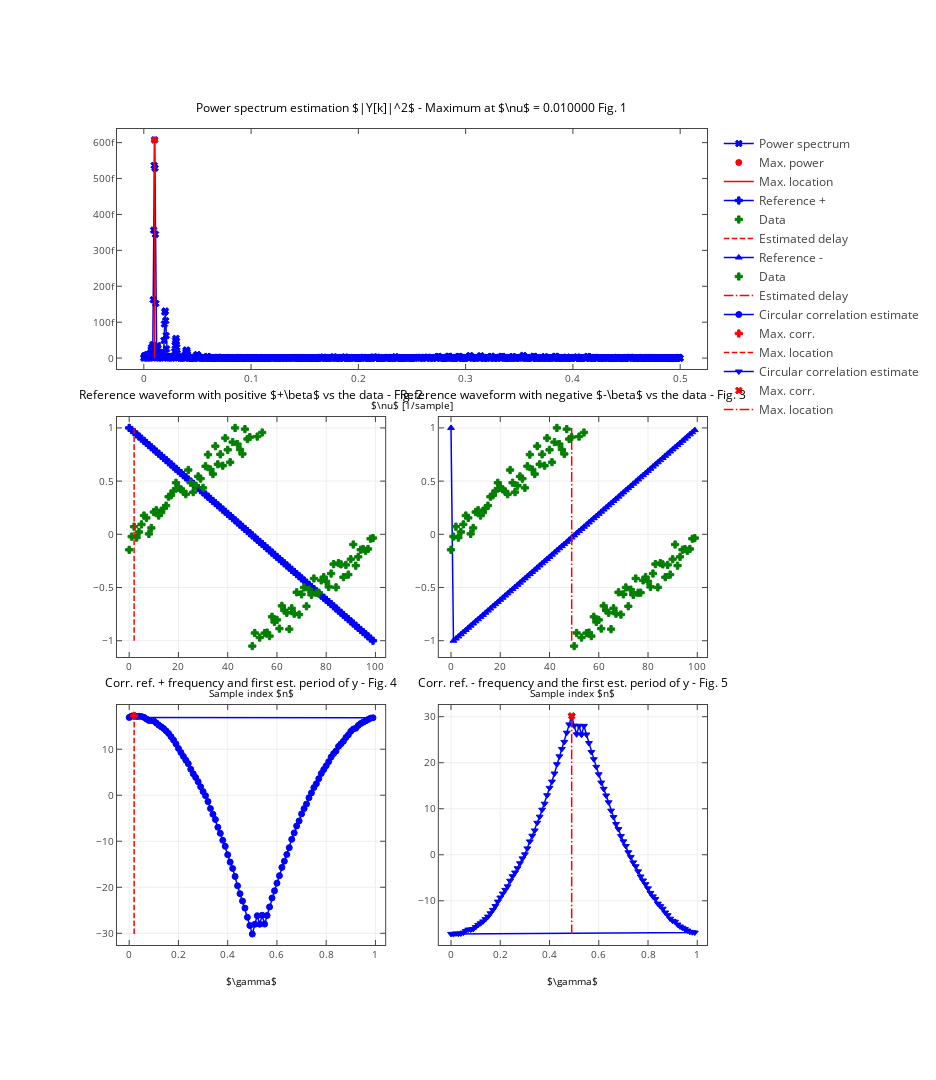

Notebook code cell kept with this figure:
### Markdown cell above
### Example of use of the PCP on standard parameters
<a id="example_1"></a>
[Back to index](#index)

### Code cell
def example_PCP( ):
    
    # Set standard parameters
    alpha = 3e-6; beta = -.01; gamma = 0.5; psi = -1e-8

    # Set noise levels
    SNR_out = 30; SNR_in = 30

    # Set sample size
    nrof_samples = 500

    # Get noise stds as a function of the inner and outer SNRs
    w_std = np.abs( psi ) * 10**( - SNR_out / 20 )
    v_std = 10**( - SNR_in / 20 )


    # Generate signal
    y = generate_signal( nrof_samples = nrof_samples, beta = beta, psi = psi, gamma = gamma, alpha = alpha, 
                         w_std = w_std, v_std = v_std )

    # Estimate standard parameters using PCP
    PCP_alpha, PCP_beta, PCP_gamma, PCP_time = PCP( y, psi = psi, plots = True, return_time = True )

    # Show the plots before any tables
    if interactive:
        mpl_to_pltly( plt.gcf( ) )
    else:
        plt.show( )

    # Print true and estimated values for standard parameters, along with the errors
    print( tabulate( [ [ "True", str( alpha ), str( beta ), str( gamma ) ], 
                       [ "PCP", str( PCP_alpha ), str( PCP_beta ), str( PCP_gamma ) ],
                       [ "---------", "---------", "---------", "---------"],
                       [ "PCP error", str( np.abs( PCP_alpha - alpha ) ), 
                                      str( np.abs( PCP_beta  - beta  ) ),
                                      str( np.abs( PCP_gamma - gamma ) )]], 
                    headers = [ 'alpha', 'beta', 'gamma' ] ) )
    print( "\n\tTab. 1: Performance on standard parameters" )

    # Print time taken by PCP
    print( "\n" )
    print( tabulate( [[ "PCP", "%f"%( PCP_time ) ]], headers = ["Time [s]"] ) )
    print( "\n\tTab. 2: Execution time")

if run_examples:
    example_PCP( )

### Figure 1 — Plotly figure (JSON) as saved in the notebook; plotly's stock layout.template omitted (floating-point values rounded to 4 significant figures; data arrays with more than 128 entries replaced by an {"elided": "..."} marker saying what was removed)
{"data": [{"line": {"color": "rgba (0, 0, 255, 1)", "dash": "solid", "width": 1.5}, "marker": {"color": "#0000FF", "line": {"color": "#0000FF", "width": 1}, "opacity": 1, "size": 6, "symbol": "x"}, "mode": "lines+markers", "name": "Power spectrum", "type": "scatter", "uid": "d441e3ca-489b-4151-aee4-7154a353ee77", "x": {"elided": "1251 float values"}, "xaxis": "x", "y": {"elided": "1251 float values"}, "yaxis": "y"}, {"marker": {"color": "#FF0000", "line": {"color": "#FF0000", "width": 1}, "opacity": 1, "size": 6, "symbol": "circle"}, "mode": "markers", "name": "Max. power", "type": "scatter", "uid": "2e3e6dc8-b3d8-44e4-aa31-37163f1e42ab", "x": [0.01], "xaxis": "x", "y": [6.076e-13], "yaxis": "y"}, {"line": {"color": "rgba (255, 0, 0, 1)", "dash": "solid", "width": 1.5}, "mode": "lines", "name": "Max. location", "type": "scatter", "uid": "70069b1b-f6e3-4bb7-86b3-56a950b69b79", "x": [0.01, 0.01], "xaxis": "x", "y": [3.221e-39, 6.076e-13], "yaxis": "y"}, {"line": {"color": "rgba (0, 0, 255, 1)", "dash": "solid", "width": 1.5}, "marker": {"color": "#0000FF", "line": {"color": "#0000FF", "width": 1}, "opacity": 1, "size": 6, "symbol": "cross"}, "mode": "lines+markers", "name": "Reference +", "type": "scatter", "uid": "c6ebd9dd-32dd-44f5-bf73-461fcbef4db5", "x": [0, 1, 2, 3, 4, 5, 6, 7, 8, 9, 10, 11, 12, 13, 14, 15, 16, 17, 18, 19, 20, 21, 22, 23, 24, 25, 26, 27, 28, 29, 30, 31, 32, 33, 34, 35, 36, 37, 38, 39, 40, 41, 42, 43, 44, 45, 46, 47, 48, 49, 50, 51, 52, 53, 54, 55, 56, 57, 58, 59, 60, 61, 62, 63, 64, 65, 66, 67, 68, 69, 70, 71, 72, 73, 74, 75, 76, 77, 78, 79, 80, 81, 82, 83, 84, 85, 86, 87, 88, 89, 90, 91, 92, 93, 94, 95, 96, 97, 98, 99], "xaxis": "x2", "y": [1, 0.9798, 0.9596, 0.9394, 0.9192, 0.899, 0.8788, 0.8586, 0.8384, 0.8182, 0.798, 0.7778, 0.7576, 0.7374, 0.7172, 0.697, 0.6768, 0.6566, 0.6364, 0.6162, 0.596, 0.5758, 0.5556, 0.5354, 0.5152, 0.4949, 0.4747, 0.4545, 0.4343, 0.4141, 0.3939, 0.3737, 0.3535, 0.3333, 0.3131, 0.2929, 0.2727, 0.2525, 0.2323, 0.2121, 0.1919, 0.1717, 0.1515, 0.1313, 0.1111, 0.09091, 0.07071, 0.05051, 0.0303, 0.0101, -0.0101, -0.0303, -0.05051, -0.07071, -0.09091, -0.1111, -0.1313, -0.1515, -0.1717, -0.1919, -0.2121, -0.2323, -0.2525, -0.2727, -0.2929, -0.3131, -0.3333, -0.3535, -0.3737, -0.3939, -0.4141, -0.4343, -0.4545, -0.4747, -0.4949, -0.5152, -0.5354, -0.5556, -0.5758, -0.596, -0.6162, -0.6364, -0.6566, -0.6768, -0.697, -0.7172, -0.7374, -0.7576, -0.7778, -0.798, -0.8182, -0.8384, -0.8586, -0.8788, -0.899, -0.9192, -0.9394, -0.9596, -0.9798, -1.0], "yaxis": "y2"}, {"marker": {"color": "#007F00", "line": {"color": "#007F00", "width": 1}, "opacity": 1, "size": 6, "symbol": "cross"}, "mode": "markers", "name": "Data", "type": "scatter", "uid": "001925b9-cc37-47ca-bcfc-9e2d89c14bee", "x": [0, 1, 2, 3, 4, 5, 6, 7, 8, 9, 10, 11, 12, 13, 14, 15, 16, 17, 18, 19, 20, 21, 22, 23, 24, 25, 26, 27, 28, 29, 30, 31, 32, 33, 34, 35, 36, 37, 38, 39, 40, 41, 42, 43, 44, 45, 46, 47, 48, 49, 50, 51, 52, 53, 54, 55, 56, 57, 58, 59, 60, 61, 62, 63, 64, 65, 66, 67, 68, 69, 70, 71, 72, 73, 74, 75, 76, 77, 78, 79, 80, 81, 82, 83, 84, 85, 86, 87, 88, 89, 90, 91, 92, 93, 94, 95, 96, 97, 98, 99], "xaxis": "x2", "y": [-0.1457, -0.02148, 0.07186, -0.0312, 0.02162, 0.09344, 0.1766, 0.1541, 0.00415, 0.05992, 0.2094, 0.2266, 0.1762, 0.2044, 0.2443, 0.2699, 0.3535, 0.3666, 0.407, 0.4844, 0.4376, 0.4228, 0.4031, 0.3771, 0.6042, 0.4849, 0.3964, 0.4565, 0.544, 0.5232, 0.4365, 0.6399, 0.7489, 0.6093, 0.5664, 0.8285, 0.6584, 0.7517, 0.6447, 0.9043, 0.7941, 0.6778, 0.8666, 1, 0.8474, 0.7971, 0.7553, 0.9887, 0.8952, 0.9134, -1.051, -0.9271, 0.9186, -0.9704, 0.9569, -0.9284, -0.9236, -0.9567, -0.7749, -0.8236, -0.8045, -0.8861, -0.6726, -0.7159, -0.7378, -0.8912, -0.6957, -0.746, -0.5448, -0.7543, -0.5638, -0.4993, -0.676, -0.5201, -0.5688, -0.4151, -0.5494, -0.5484, -0.433, -0.4024, -0.4429, -0.4942, -0.3686, -0.2799, -0.4986, -0.2706, -0.2823, -0.403, -0.2874, -0.3785, -0.2337, -0.09571, -0.2947, -0.2118, -0.1449, -0.1383, -0.1548, -0.1378, -0.04162, -0.03521], "yaxis": "y2"}, {"line": {"color": "rgba (255, 0, 0, 1)", "dash": "5.550000000000001px,2.4000000000000004px", "width": 1.5}, "mode": "lines", "name": "Estimated delay", "type": "scatter", "uid": "a253a1fe-fc37-4bd1-b8d2-bf7c79a445e3", "x": [2.0, 2.0], "xaxis": "x2", "y": [-1.0, 1], "yaxis": "y2"}, {"line": {"color": "rgba (0, 0, 255, 1)", "dash": "solid", "width": 1.5}, "marker": {"color": "#0000FF", "line": {"color": "#0000FF", "width": 1}, "opacity": 1, "size": 6, "symbol": "triangle-up"}, "mode": "lines+markers", "name": "Reference -", "type": "scatter", "uid": "e5e674e4-1c46-4585-8fde-f722af13e042", "x": [0, 1, 2, 3, 4, 5, 6, 7, 8, 9, 10, 11, 12, 13, 14, 15, 16, 17, 18, 19, 20, 21, 22, 23, 24, 25, 26, 27, 28, 29, 30, 31, 32, 33, 34, 35, 36, 37, 38, 39, 40, 41, 42, 43, 44, 45, 46, 47, 48, 49, 50, 51, 52, 53, 54, 55, 56, 57, 58, 59, 60, 61, 62, 63, 64, 65, 66, 67, 68, 69, 70, 71, 72, 73, 74, 75, 76, 77, 78, 79, 80, 81, 82, 83, 84, 85, 86, 87, 88, 89, 90, 91, 92, 93, 94, 95, 96, 97, 98, 99], "xaxis": "x3", "y": [1, -1, -0.9798, -0.9596, -0.9394, -0.9192, -0.899, -0.8788, -0.8586, -0.8384, -0.8182, -0.798, -0.7778, -0.7576, -0.7374, -0.7172, -0.697, -0.6768, -0.6566, -0.6364, -0.6162, -0.596, -0.5758, -0.5556, -0.5354, -0.5152, -0.4949, -0.4747, -0.4545, -0.4343, -0.4141, -0.3939, -0.3737, -0.3535, -0.3333, -0.3131, -0.2929, -0.2727, -0.2525, -0.2323, -0.2121, -0.1919, -0.1717, -0.1515, -0.1313, -0.1111, -0.09091, -0.07071, -0.05051, -0.0303, -0.0101, 0.0101, 0.0303, 0.05051, 0.07071, 0.09091, 0.1111, 0.1313, 0.1515, 0.1717, 0.1919, 0.2121, 0.2323, 0.2525, 0.2727, 0.2929, 0.3131, 0.3333, 0.3535, 0.3737, 0.3939, 0.4141, 0.4343, 0.4545, 0.4747, 0.4949, 0.5152, 0.5354, 0.5556, 0.5758, 0.596, 0.6162, 0.6364, 0.6566, 0.6768, 0.697, 0.7172, 0.7374, 0.7576, 0.7778, 0.798, 0.8182, 0.8384, 0.8586, 0.8788, 0.899, 0.9192, 0.9394, 0.9596, 0.9798], "yaxis": "y3"}, {"marker": {"color": "#007F00", "line": {"color": "#007F00", "width": 1}, "opacity": 1, "size": 6, "symbol": "cross"}, "mode": "markers", "name": "Data", "type": "scatter", "uid": "5f74d6f7-fde3-4a1e-b9bf-3d03a28b6b71", "x": [0, 1, 2, 3, 4, 5, 6, 7, 8, 9, 10, 11, 12, 13, 14, 15, 16, 17, 18, 19, 20, 21, 22, 23, 24, 25, 26, 27, 28, 29, 30, 31, 32, 33, 34, 35, 36, 37, 38, 39, 40, 41, 42, 43, 44, 45, 46, 47, 48, 49, 50, 51, 52, 53, 54, 55, 56, 57, 58, 59, 60, 61, 62, 63, 64, 65, 66, 67, 68, 69, 70, 71, 72, 73, 74, 75, 76, 77, 78, 79, 80, 81, 82, 83, 84, 85, 86, 87, 88, 89, 90, 91, 92, 93, 94, 95, 96, 97, 98, 99], "xaxis": "x3", "y": [-0.1457, -0.02148, 0.07186, -0.0312, 0.02162, 0.09344, 0.1766, 0.1541, 0.00415, 0.05992, 0.2094, 0.2266, 0.1762, 0.2044, 0.2443, 0.2699, 0.3535, 0.3666, 0.407, 0.4844, 0.4376, 0.4228, 0.4031, 0.3771, 0.6042, 0.4849, 0.3964, 0.4565, 0.544, 0.5232, 0.4365, 0.6399, 0.7489, 0.6093, 0.5664, 0.8285, 0.6584, 0.7517, 0.6447, 0.9043, 0.7941, 0.6778, 0.8666, 1, 0.8474, 0.7971, 0.7553, 0.9887, 0.8952, 0.9134, -1.051, -0.9271, 0.9186, -0.9704, 0.9569, -0.9284, -0.9236, -0.9567, -0.7749, -0.8236, -0.8045, -0.8861, -0.6726, -0.7159, -0.7378, -0.8912, -0.6957, -0.746, -0.5448, -0.7543, -0.5638, -0.4993, -0.676, -0.5201, -0.5688, -0.4151, -0.5494, -0.5484, -0.433, -0.4024, -0.4429, -0.4942, -0.3686, -0.2799, -0.4986, -0.2706, -0.2823, -0.403, -0.2874, -0.3785, -0.2337, -0.09571, -0.2947, -0.2118, -0.1449, -0.1383, -0.1548, -0.1378, -0.04162, -0.03521], "yaxis": "y3"}, {"line": {"color": "rgba (255, 0, 0, 1)", "dash": "9.600000000000001px,2.4000000000000004px,1.5px,2.4000000000000004px", "width": 1.5}, "mode": "lines", "name": "Estimated delay", "type": "scatter", "uid": "61290066-d234-441c-9760-a6d2cdd7d4a8", "x": [49, 49], "xaxis": "x3", "y": [-1, 1], "yaxis": "y3"}, {"line": {"color": "rgba (0, 0, 255, 1)", "dash": "solid", "width": 1.5}, "marker": {"color": "#0000FF", "line": {"color": "#0000FF", "width": 1}, "opacity": 1, "size": 6, "symbol": "circle"}, "mode": "lines+markers", "name": "Circular correlation estimate", "type": "scatter", "uid": "3678dcd9-3313-4d30-b615-bb5123775ff5", "x": [0, 0.99, 0.98, 0.97, 0.96, 0.95, 0.94, 0.93, 0.92, 0.91, 0.9, 0.89, 0.88, 0.87, 0.86, 0.85, 0.84, 0.83, 0.82, 0.81, 0.8, 0.79, 0.78, 0.77, 0.76, 0.75, 0.74, 0.73, 0.72, 0.71, 0.7, 0.69, 0.68, 0.67, 0.66, 0.65, 0.64, 0.63, 0.62, 0.61, 0.6, 0.59, 0.58, 0.57, 0.56, 0.55, 0.54, 0.53, 0.52, 0.51, 0.5, 0.49, 0.48, 0.47, 0.46, 0.45, 0.44, 0.43, 0.42, 0.41, 0.4, 0.39, 0.38, 0.37, 0.36, 0.35, 0.34, 0.33, 0.32, 0.31, 0.3, 0.29, 0.28, 0.27, 0.26, 0.25, 0.24, 0.23, 0.22, 0.21, 0.2, 0.19, 0.18, 0.17, 0.16, 0.15, 0.14, 0.13, 0.12, 0.11, 0.1, 0.09, 0.08, 0.07, 0.06, 0.05, 0.04, 0.03, 0.02, 0.01], "xaxis": "x4", "y": [16.9, 16.83, 16.74, 16.47, 16.15, 15.87, 15.58, 15.15, 14.56, 14.36, 13.89, 13.13, 12.55, 11.73, 11.16, 10.62, 9.608, 9.043, 8.298, 7.3, 6.405, 5.592, 4.717, 3.609, 2.5, 1.661, 0.5119, -0.5389, -1.904, -2.913, -4.052, -5.576, -6.676, -8.184, -9.589, -11.39, -12.88, -14.33, -15.68, -17.47, -19.1, -20.76, -22.33, -24.26, -26.13, -28.0, -26.07, -28.03, -26.18, -28.05, -30.17, -28.33, -26.52, -24.52, -22.99, -21.38, -19.67, -17.65, -15.9, -14.53, -12.93, -11.1, -9.798, -8.279, -6.949, -5.275, -4.131, -2.9, -1.387, -0.09429, 0.7875, 1.845, 2.943, 3.866, 4.667, 5.646, 6.867, 7.629, 8.443, 9.297, 10.18, 11.16, 11.98, 12.72, 13.44, 13.98, 14.48, 14.89, 15.24, 15.7, 16.12, 16.25, 16.25, 16.57, 16.92, 17.11, 17.15, 17.09, 17.24, 17.19], "yaxis": "y4"}, {"marker": {"color": "#FF0000", "line": {"color": "#FF0000", "width": 1}, "opacity": 1, "size": 6, "symbol": "cross"}, "mode": "markers", "name": "Max. corr.", "type": "scatter", "uid": "d8e737b8-0a7f-4267-9004-ac8b42742596", "x": [0.02], "xaxis": "x4", "y": [17.24], "yaxis": "y4"}, {"line": {"color": "rgba (255, 0, 0, 1)", "dash": "5.550000000000001px,2.4000000000000004px", "width": 1.5}, "mode": "lines", "name": "Max. location", "type": "scatter", "uid": "4fcfe594-6156-43ec-b8c9-3fedc02df4a6", "x": [0.02, 0.02], "xaxis": "x4", "y": [-30.17, 17.24], "yaxis": "y4"}, {"line": {"color": "rgba (0, 0, 255, 1)", "dash": "solid", "width": 1.5}, "marker": {"color": "#0000FF", "line": {"color": "#0000FF", "width": 1}, "opacity": 1, "size": 6, "symbol": "triangle-down"}, "mode": "lines+markers", "name": "Circular correlation estimate", "type": "scatter", "uid": "c1627bfe-75ba-4004-b83b-e7f3fc0b0cd0", "x": [0, 0.99, 0.98, 0.97, 0.96, 0.95, 0.94, 0.93, 0.92, 0.91, 0.9, 0.89, 0.88, 0.87, 0.86, 0.85, 0.84, 0.83, 0.82, 0.81, 0.8, 0.79, 0.78, 0.77, 0.76, 0.75, 0.74, 0.73, 0.72, 0.71, 0.7, 0.69, 0.68, 0.67, 0.66, 0.65, 0.64, 0.63, 0.62, 0.61, 0.6, 0.59, 0.58, 0.57, 0.56, 0.55, 0.54, 0.53, 0.52, 0.51, 0.5, 0.49, 0.48, 0.47, 0.46, 0.45, 0.44, 0.43, 0.42, 0.41, 0.4, 0.39, 0.38, 0.37, 0.36, 0.35, 0.34, 0.33, 0.32, 0.31, 0.3, 0.29, 0.28, 0.27, 0.26, 0.25, 0.24, 0.23, 0.22, 0.21, 0.2, 0.19, 0.18, 0.17, 0.16, 0.15, 0.14, 0.13, 0.12, 0.11, 0.1, 0.09, 0.08, 0.07, 0.06, 0.05, 0.04, 0.03, 0.02, 0.01], "xaxis": "x5", "y": [-17.19, -16.9, -16.83, -16.74, -16.47, -16.15, -15.87, -15.58, -15.15, -14.56, -14.36, -13.89, -13.13, -12.55, -11.73, -11.16, -10.62, -9.608, -9.043, -8.298, -7.3, -6.405, -5.592, -4.717, -3.609, -2.5, -1.661, -0.5119, 0.5389, 1.904, 2.913, 4.052, 5.576, 6.676, 8.184, 9.589, 11.39, 12.88, 14.33, 15.68, 17.47, 19.1, 20.76, 22.33, 24.26, 26.13, 28.0, 26.07, 28.03, 26.18, 28.05, 30.17, 28.33, 26.52, 24.52, 22.99, 21.38, 19.67, 17.65, 15.9, 14.53, 12.93, 11.1, 9.798, 8.279, 6.949, 5.275, 4.131, 2.9, 1.387, 0.09429, -0.7875, -1.845, -2.943, -3.866, -4.667, -5.646, -6.867, -7.629, -8.443, -9.297, -10.18, -11.16, -11.98, -12.72, -13.44, -13.98, -14.48, -14.89, -15.24, -15.7, -16.12, -16.25, -16.25, -16.57, -16.92, -17.11, -17.15, -17.09, -17.24], "yaxis": "y5"}, {"marker": {"color": "#FF0000", "line": {"color": "#FF0000", "width": 1}, "opacity": 1, "size": 6, "symbol": "x"}, "mode": "markers", "name": "Max. corr.", "type": "scatter", "uid": "31a65815-84d3-4d74-ac52-d8ca1e18d9ad", "x": [0.49], "xaxis": "x5", "y": [30.17], "yaxis": "y5"}, {"line": {"color": "rgba (255, 0, 0, 1)", "dash": "9.600000000000001px,2.4000000000000004px,1.5px,2.4000000000000004px", "width": 1.5}, "mode": "lines", "name": "Max. location", "type": "scatter", "uid": "f4f1f1da-e571-44a2-b5ed-4a37203f3e4c", "x": [0.49, 0.49], "xaxis": "x5", "y": [-17.24, 30.17], "yaxis": "y5"}], "layout": {"annotations": [{"font": {"color": "#000000", "size": 12}, "showarrow": false, "text": "Power spectrum estimation $|Y[k]|^2$ - Maximum at $\\nu$ = 0.010000 Fig. 1", "x": 0.4996, "xanchor": "center", "xref": "paper", "y": 1.014, "yanchor": "bottom", "yref": "paper"}, {"font": {"color": "#000000", "size": 12}, "showarrow": false, "text": "Reference waveform with positive $+\\beta$ vs the data - Fig. 2", "x": 0.2271, "xanchor": "center", "xref": "paper", "y": 0.6613, "yanchor": "bottom", "yref": "paper"}, {"font": {"color": "#000000", "size": 12}, "showarrow": false, "text": "Reference waveform with negative $-\\beta$ vs the data - Fig. 3", "x": 0.7721, "xanchor": "center", "xref": "paper", "y": 0.6613, "yanchor": "bottom", "yref": "paper"}, {"font": {"color": "#000000", "size": 12}, "showarrow": false, "text": "Corr. ref. + frequency and first est. period of y - Fig. 4", "x": 0.2271, "xanchor": "center", "xref": "paper", "y": 0.3086, "yanchor": "bottom", "yref": "paper"}, {"font": {"color": "#000000", "size": 12}, "showarrow": false, "text": "Corr. ref. - frequency and the first est. period of y - Fig. 5", "x": 0.7721, "xanchor": "center", "xref": "paper", "y": 0.3086, "yanchor": "bottom", "yref": "paper"}], "autosize": false, "height": 1080, "hovermode": "closest", "margin": {"b": 135, "l": 117, "pad": 0, "r": 93, "t": 129}, "showlegend": true, "width": 936, "xaxis": {"anchor": "y", "domain": [0, 1], "mirror": "ticks", "nticks": 8, "range": [-0.025, 0.525], "showgrid": false, "showline": true, "side": "bottom", "tickfont": {"size": 10}, "ticks": "inside", "title": {"font": {"color": "#000000", "size": 10}, "text": "$\\nu$ [1/sample]"}, "type": "linear", "zeroline": false}, "xaxis2": {"anchor": "y2", "domain": [0, 0.4545], "mirror": "ticks", "nticks": 8, "range": [-4.95, 104.0], "showgrid": true, "showline": true, "side": "bottom", "tickfont": {"size": 10}, "ticks": "inside", "title": {"font": {"color": "#000000", "size": 10}, "text": "Sample index $n$"}, "type": "linear", "zeroline": false}, "xaxis3": {"anchor": "y3", "domain": [0.5455, 1.0], "mirror": "ticks", "nticks": 8, "range": [-4.95, 104.0], "showgrid": true, "showline": true, "side": "bottom", "tickfont": {"size": 10}, "ticks": "inside", "title": {"font": {"color": "#000000", "size": 10}, "text": "Sample index $n$"}, "type": "linear", "zeroline": false}, "xaxis4": {"anchor": "y4", "domain": [0, 0.4545], "mirror": "ticks", "nticks": 8, "range": [-0.0495, 1.04], "showgrid": true, "showline": true, "side": "bottom", "tickfont": {"size": 10}, "ticks": "inside", "title": {"font": {"color": "#000000", "size": 10}, "text": "$\\gamma$"}, "type": "linear", "zeroline": false}, "xaxis5": {"anchor": "y5", "domain": [0.5455, 1.0], "mirror": "ticks", "nticks": 8, "range": [-0.0495, 1.04], "showgrid": true, "showline": true, "side": "bottom", "tickfont": {"size": 10}, "ticks": "inside", "title": {"font": {"color": "#000000", "size": 10}, "text": "$\\gamma$"}, "type": "linear", "zeroline": false}, "yaxis": {"anchor": "x", "domain": [0.7059, 1], "mirror": "ticks", "nticks": 8, "range": [-3.038e-14, 6.38e-13], "showgrid": false, "showline": true, "side": "left", "tickfont": {"size": 10}, "ticks": "inside", "type": "linear", "zeroline": false}, "yaxis2": {"anchor": "x2", "domain": [0.3529, 0.6471], "mirror": "ticks", "nticks": 7, "range": [-1.153, 1.103], "showgrid": true, "showline": true, "side": "left", "tickfont": {"size": 10}, "ticks": "inside", "type": "linear", "zeroline": false}, "yaxis3": {"anchor": "x3", "domain": [0.3529, 0.6471], "mirror": "ticks", "nticks": 7, "range": [-1.153, 1.103], "showgrid": true, "showline": true, "side": "left", "tickfont": {"size": 10}, "ticks": "inside", "type": "linear", "zeroline": false}, "yaxis4": {"anchor": "x4", "domain": [0, 0.2941], "mirror": "ticks", "nticks": 7, "range": [-32.54, 19.61], "showgrid": true, "showline": true, "side": "left", "tickfont": {"size": 10}, "ticks": "inside", "type": "linear", "zeroline": false}, "yaxis5": {"anchor": "x5", "domain": [0, 0.2941], "mirror": "ticks", "nticks": 7, "range": [-19.61, 32.54], "showgrid": true, "showline": true, "side": "left", "tickfont": {"size": 10}, "ticks": "inside", "type": "linear", "zeroline": false}}}
